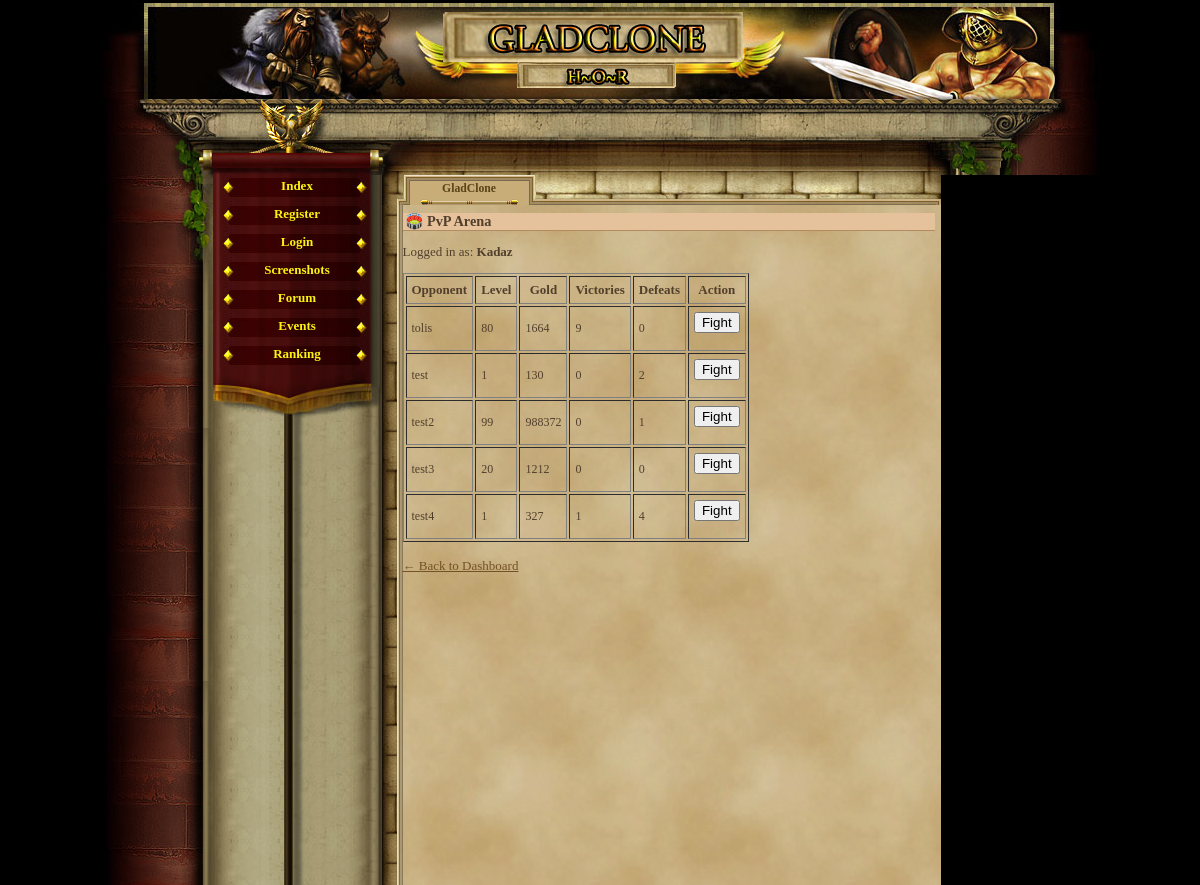
Page /pvp_arena.php (signed in) on the earlier database version.
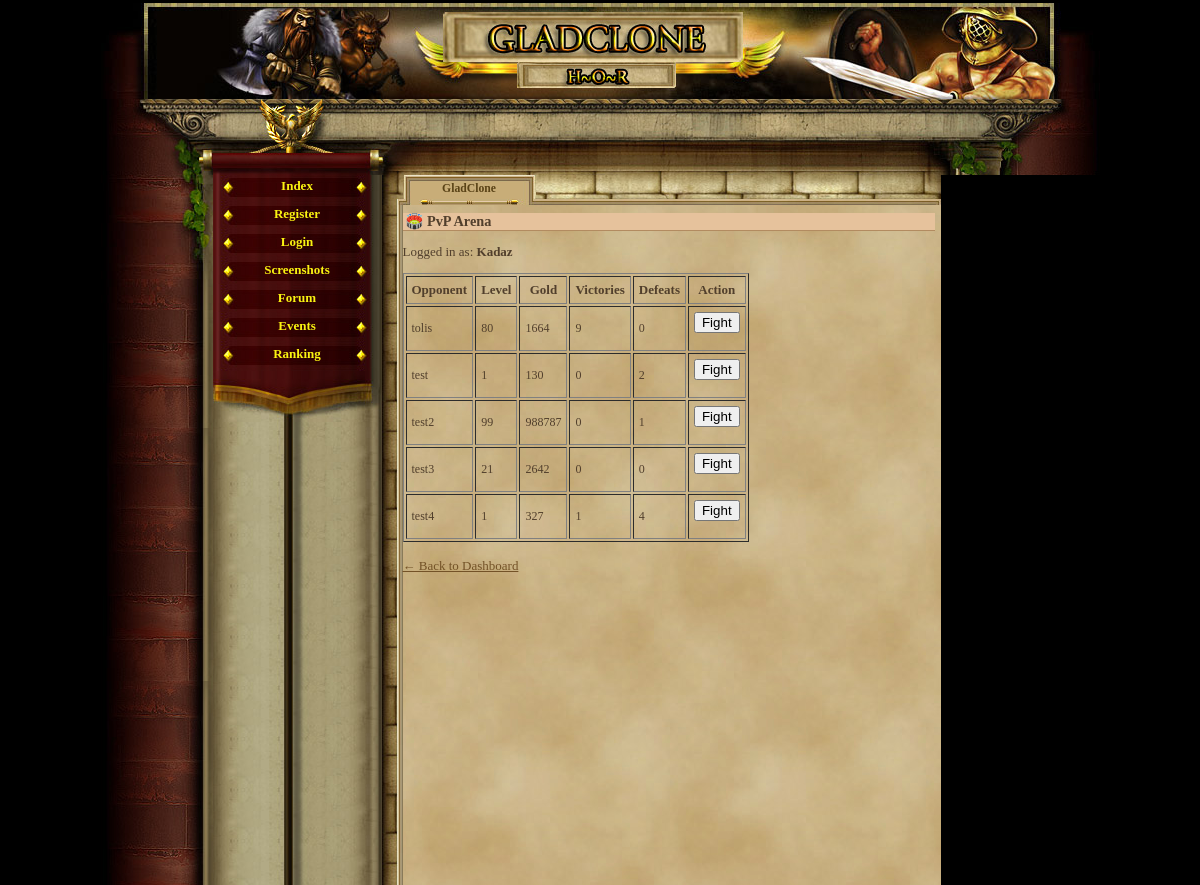
Same page on the later database version.
### tables this page shows
CREATE TABLE `gracze` (
  `id` int(11) NOT NULL AUTO_INCREMENT,
  `gracz` int(11) NOT NULL DEFAULT '0',
  `login` varchar(24) NOT NULL,
  `haslo` varchar(40) NOT NULL,
  `email` varchar(40) NOT NULL,
  `plec` tinyint(4) NOT NULL DEFAULT '0',
  `avatar` tinyint(4) NOT NULL DEFAULT '1',
  `pregunta` text NOT NULL,
  `respuesta` text NOT NULL,
  `rank` int(1) NOT NULL DEFAULT '1',
  `nivel` int(1) NOT NULL DEFAULT '1',
  `exp` int(1) NOT NULL DEFAULT '0',
  `exp_max` int(1) NOT NULL DEFAULT '10',
  `honor` int(1) NOT NULL DEFAULT '0',
  `fama` int(1) NOT NULL DEFAULT '0',
  `victorias` int(1) NOT NULL DEFAULT '0',
  `perdidas` int(1) NOT NULL DEFAULT '0',
  `oro_robado` int(1) NOT NULL DEFAULT '0',
  `oro_perdido` int(1) NOT NULL DEFAULT '0',
  `atak` int(5) NOT NULL DEFAULT '0',
  `obrona` int(3) NOT NULL DEFAULT '0',
  `sila` int(1) NOT NULL DEFAULT '5',
  `sila_i` int(1) NOT NULL DEFAULT '0',
  `sila_max` int(1) NOT NULL DEFAULT '10',
  `zrecznosc` int(1) NOT NULL DEFAULT '5',
  `zrecznosc_i` int(1) NOT NULL DEFAULT '0',
  `zrecznosc_max` int(1) NOT NULL DEFAULT '10',
  `wyrzymalosc` int(1) NOT NULL DEFAULT '5',
  `wyrzymalosc_i` int(1) NOT NULL DEFAULT '0',
  `wyrzymalosc_max` int(1) NOT NULL DEFAULT '10',
  `constitucion` int(1) NOT NULL DEFAULT '5',
  `constitucion_i` int(1) NOT NULL DEFAULT '0',
  `constitucion_max` int(1) NOT NULL DEFAULT '10',
  `carisma` int(1) NOT NULL DEFAULT '5',
  `carisma_i` int(1) NOT NULL DEFAULT '0',
  `carisma_max` int(1) NOT NULL DEFAULT '10',
  `inteligencja` int(1) NOT NULL DEFAULT '5',
  `inteligencja_i` int(1) NOT NULL DEFAULT '0',
  `inteligencja_max` int(1) NOT NULL DEFAULT '10',
  `mdchance` int(1) NOT NULL DEFAULT '0',
  `dhchance` int(1) NOT NULL DEFAULT '0',
  `ctchance` int(1) NOT NULL DEFAULT '0',
  `zycie` int(100) NOT NULL DEFAULT '100',
  `zycie_max` int(100) NOT NULL DEFAULT '100',
  `obrazenia_min` int(1) NOT NULL DEFAULT '0',
  `obrazenia_max` int(3) NOT NULL DEFAULT '2',
  `zloto` int(100) NOT NULL DEFAULT '150',
  `zloto_skarbiec` int(11) NOT NULL,
  `punkty` int(11) NOT NULL,
  `pracuje` int(11) NOT NULL,
  `ostatnia_walka_pvp` int(11) NOT NULL,
  `ostatnia_walka_pvc` int(11) NOT NULL,
  `ostatnio_zregenerowano` int(11) NOT NULL,
  `titulo` varchar(24) NOT NULL DEFAULT 'Newbie',
  `arena_level` int(11) NOT NULL,
  `rubies` int(11) NOT NULL DEFAULT '0',
  `centurion_time` int(11) NOT NULL,
  `reportes` int(1) NOT NULL DEFAULT '0',
  `mensajes` int(1) NOT NULL DEFAULT '0',
  `noticias` int(1) NOT NULL DEFAULT '0',
  `bendicion1_type` int(11) NOT NULL,
  `bendicion1_time` int(11) NOT NULL,
  `bendicion2_type` int(11) NOT NULL,
  `bendicion2_time` int(11) NOT NULL,
  `bendicion3_type` int(11) NOT NULL,
  `bendicion3_time` int(11) NOT NULL,
  `bendicion4_type` int(11) NOT NULL,
  `bendicion4_time` int(11) NOT NULL,
  `ostatnia_aktywnosc` int(11) NOT NULL DEFAULT '0',
  `username_locked` tinyint(1) NOT NULL DEFAULT '0',
  `lock_login` tinyint(1) NOT NULL DEFAULT '0',
  PRIMARY KEY (`id`),
  UNIQUE KEY `login` (`login`)
);

### pvp_arena.php (the view, shortened to what this page needs)
<?php
require_once('var/ustawienia.php');
require_once('gora_strony.php');
require_once('menu_l.php');
if (isset($_SESSION['id'])) {
    $player_id = $_SESSION['id'];
    $conn->query("UPDATE gracze SET ostatnio_zregenerowano = UNIX_TIMESTAMP() WHERE id = $player_id");
}
$player_id = $_SESSION['id'];
$player_name = '';
$stmt_self = $conn->prepare("SELECT login FROM gracze WHERE id = ?");
$stmt_self->bind_param("i", $player_id);
$stmt_self->execute();
$stmt_self->bind_result($player_name);
$can_fight = true;
$stmt = $conn->prepare("SELECT id, login, nivel, zloto, victorias, perdidas FROM gracze WHERE id != ?");
$stmt->bind_param("i", $player_id);
$stmt->execute();
$result = $stmt->get_result();
?>
<h2>🏟️ PvP Arena</h2>
<p>Logged in as: <strong><?= htmlspecialchars($player_name) ?></strong></p>
<table border="1" cellpadding="5">
    <tr>
        <th>Opponent</th>
        <th>Level</th>
        <th>Gold</th>
        <th>Victories</th>
        <th>Defeats</th>
        <th>Action</th>
    </tr>
    <?php while ($row = $result->fetch_assoc()): ?>
    <tr>
        <td><?= htmlspecialchars($row['login']) ?></td>
        <td><?= $row['nivel'] ?></td>
        <td><?= $row['zloto'] ?></td>
        <td><?= $row['victorias'] ?></td>
        <td><?= $row['perdidas'] ?></td>
        <td>
		<?php if ($can_fight): ?>
    <form method="POST" action="pvp_fight.php" onsubmit="return confirm('Fight <?= htmlspecialchars($row['login']) ?>?');">
        <button type="submit">Fight</button>
    </form>
<?php else: ?>
    <button disabled>Cooldown</button>
<?php endif; ?>
        </td>
    </tr>
    <?php endwhile; ?>
</table>
<br>
<a href="index.php">← Back to Dashboard</a>

Differences in the rows shown:
changed gracze "test2": zloto "988372" → "988787"
changed gracze "test3": nivel "20" → "21"; zloto "1212" → "2642"
